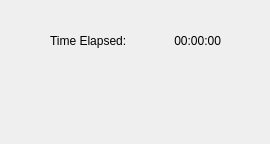
<?xml version="1.0" encoding="UTF-8"?>
<ui version="4.0">
 <class>runningDialog</class>
 <widget class="QDialog" name="runningDialog">
  <property name="geometry">
   <rect>
    <x>0</x>
    <y>0</y>
    <width>270</width>
    <height>144</height>
   </rect>
  </property>
  <property name="windowTitle">
   <string>Dialog</string>
  </property>
  <property name="modal">
   <bool>true</bool>
  </property>
  <widget class="QWidget" name="horizontalLayoutWidget">
   <property name="geometry">
    <rect>
     <x>50</x>
     <y>30</y>
     <width>171</width>
     <height>21</height>
    </rect>
   </property>
   <layout class="QHBoxLayout" name="horizontalLayout">
    <item>
     <widget class="QLabel" name="label">
      <property name="text">
       <string>Time Elapsed:</string>
      </property>
     </widget>
    </item>
    <item>
     <widget class="QLabel" name="label_2">
      <property name="text">
       <string>00:00:00</string>
      </property>
      <property name="alignment">
       <set>Qt::AlignRight|Qt::AlignTrailing|Qt::AlignVCenter</set>
      </property>
     </widget>
    </item>
   </layout>
  </widget>
  <widget class="QLabel" name="loadingGIFLabel">
   <property name="geometry">
    <rect>
     <x>110</x>
     <y>60</y>
     <width>50</width>
     <height>50</height>
    </rect>
   </property>
   <property name="layoutDirection">
    <enum>Qt::LeftToRight</enum>
   </property>
   <property name="text">
    <string/>
   </property>
   <property name="alignment">
    <set>Qt::AlignCenter</set>
   </property>
  </widget>
 </widget>
 <resources/>
 <connections/>
</ui>
